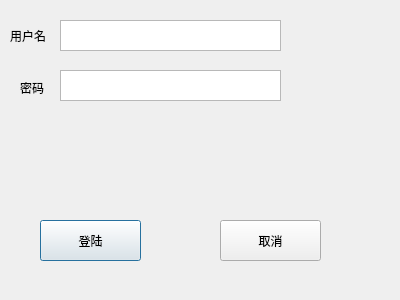
<?xml version="1.0" encoding="UTF-8"?>
<ui version="4.0">
 <class>Dialog</class>
 <widget class="QDialog" name="Dialog">
  <property name="geometry">
   <rect>
    <x>0</x>
    <y>0</y>
    <width>400</width>
    <height>300</height>
   </rect>
  </property>
  <property name="windowTitle">
   <string>Dialog</string>
  </property>
  <widget class="QPushButton" name="login">
   <property name="geometry">
    <rect>
     <x>40</x>
     <y>220</y>
     <width>101</width>
     <height>41</height>
    </rect>
   </property>
   <property name="text">
    <string>登陆</string>
   </property>
  </widget>
  <widget class="QPushButton" name="pushButton">
   <property name="geometry">
    <rect>
     <x>220</x>
     <y>220</y>
     <width>101</width>
     <height>41</height>
    </rect>
   </property>
   <property name="text">
    <string>取消</string>
   </property>
  </widget>
  <widget class="QTextEdit" name="textEdit">
   <property name="geometry">
    <rect>
     <x>60</x>
     <y>70</y>
     <width>221</width>
     <height>31</height>
    </rect>
   </property>
  </widget>
  <widget class="QPlainTextEdit" name="plainTextEdit">
   <property name="geometry">
    <rect>
     <x>60</x>
     <y>20</y>
     <width>221</width>
     <height>31</height>
    </rect>
   </property>
  </widget>
  <widget class="QLabel" name="label">
   <property name="geometry">
    <rect>
     <x>10</x>
     <y>20</y>
     <width>41</width>
     <height>31</height>
    </rect>
   </property>
   <property name="text">
    <string>用户名</string>
   </property>
  </widget>
  <widget class="QLabel" name="label_2">
   <property name="geometry">
    <rect>
     <x>20</x>
     <y>80</y>
     <width>31</width>
     <height>16</height>
    </rect>
   </property>
   <property name="text">
    <string>密码</string>
   </property>
  </widget>
 </widget>
 <resources/>
 <connections/>
</ui>
